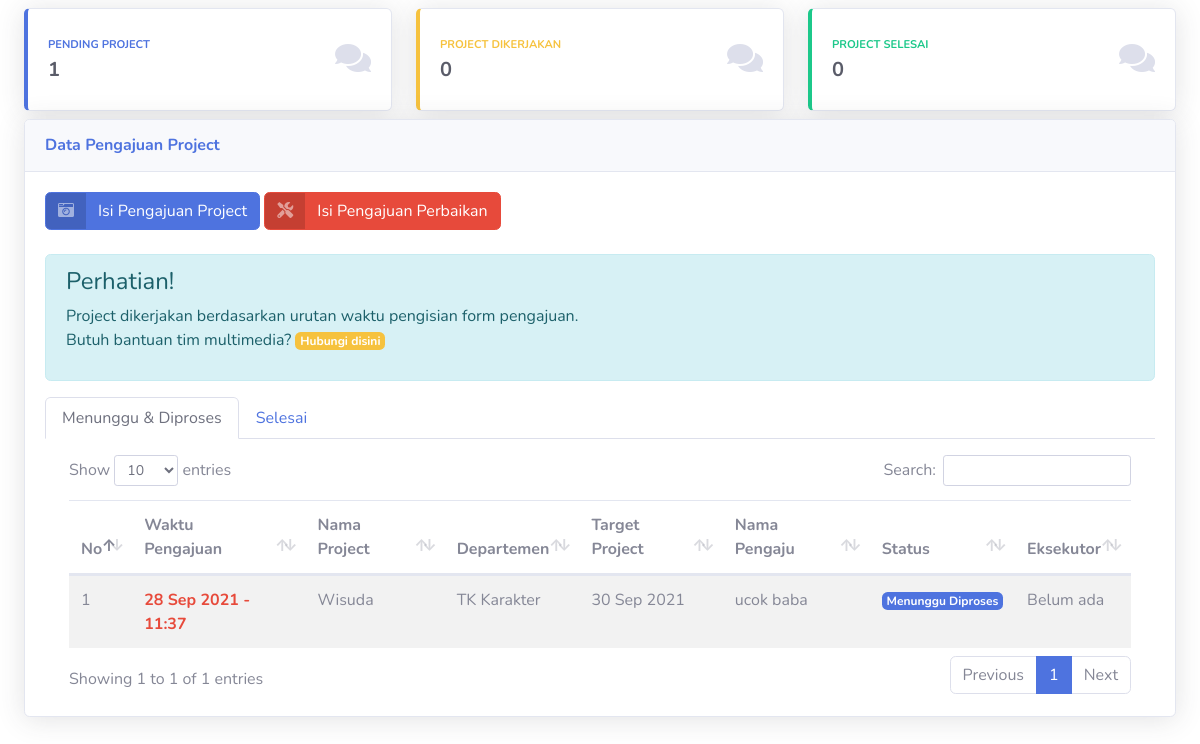
The page / on the database its author committed.
### tables this page shows
CREATE TABLE `pengajuan` (
  `id` int(11) NOT NULL,
  `nama` varchar(120) NOT NULL,
  `id_departemen` int(11) NOT NULL,
  `id_pegawai` int(11) DEFAULT NULL,
  `nama_project` varchar(255) NOT NULL,
  `deskripsi` text NOT NULL,
  `storyboard` text NOT NULL,
  `target_project` datetime NOT NULL,
  `link` text DEFAULT NULL,
  `id_jenis_project` longtext NOT NULL,
  `waktu_pengajuan` datetime NOT NULL,
  `tempat` enum('Cimanggis','Tapos') NOT NULL,
  `status` enum('Menunggu Diproses','Sedang Dikerjakan','Selesai') NOT NULL
);

CREATE TABLE `departemen` (
  `id_departemen` int(11) NOT NULL,
  `nama_departemen` varchar(255) NOT NULL
);

CREATE TABLE `pegawai` (
  `id_pegawai` int(11) NOT NULL,
  `nama_pegawai` varchar(250) NOT NULL,
  `no_telp` varchar(20) NOT NULL,
  `foto` text DEFAULT NULL
);

### application/controllers/Home.php (called while the page is built, shortened)
<?php
class Home extends CI_Controller
{
	public function __construct()
	{
		$this->load->library('form_validation');
		$this->load->model('pengajuan_model', 'pengajuan');
	}
	public function index()
	{
		$data = array(
			'title' => "Multimedia",
			'departemen' => $this->db->get('departemen')->result_array(),
			'jenis_project' => $this->db->get('project')->result_array(),
		);
		$menunggu = $this->db->query("SELECT * FROM `pengajuan` JOIN `departemen`
                  ON `pengajuan`.`id_departemen` = `departemen`.`id_departemen` WHERE `pengajuan`.`status` = 'Menunggu Diproses'
                ");
		$diproses = $this->db->query("SELECT * FROM `pengajuan` JOIN `departemen`
                  ON `pengajuan`.`id_departemen` = `departemen`.`id_departemen` WHERE `pengajuan`.`status` = 'Sedang Dikerjakan'
                ");
		$selesai = $this->db->query("SELECT * FROM `pengajuan` JOIN `departemen`
                  ON `pengajuan`.`id_departemen` = `departemen`.`id_departemen` WHERE `pengajuan`.`status` = 'Selesai'
                ");
		$data['statusMenunggu'] = $menunggu->num_rows();
		$data['statusDikerjakan'] = $diproses->num_rows();
		$data['statusSelesai'] = $selesai->num_rows();
		$data['pengajuan'] = $this->pengajuan->getPengajuan();
		$data['pengajuan_selesai'] = $this->pengajuan->getPengajuanSelesai();
		$data['kontak'] = $this->pengajuan->getKontak();
		$this->load->view('templates/auth_header', $data);
		$this->load->view('index', $data);
		$this->load->view('templates/auth_footer', $data);
	}
}

### index.php (called while the page is built, shortened)
<?php
require_once BASEPATH.'core/CodeIgniter.php';

### application/models/pengajuan_model.php (called while the page is built, shortened)
<?php
class Pengajuan_model extends CI_Model
{
    public function getPengajuan()
    {
        $query = "SELECT * FROM `pengajuan` JOIN `departemen`
                  ON `pengajuan`.`id_departemen` = `departemen`.`id_departemen`
                  JOIN `pegawai` ON `pengajuan`.`id_pegawai` = `pegawai`.`id_pegawai` WHERE `pengajuan`. `status` != 'Selesai' ORDER BY `waktu_pengajuan` ASC
                ";
        return $this->db->query($query)->result_array();
    }
}

### application/views/index.php (the view, shortened to what this page needs)
<body class="">
    <div class="container-fluid" id="container">
        <div class="row mt-2">
            <div class="col-xl-4 col-md-6 mb-2 card-status">
                <div class="card border-left-primary shadow h-100 py-2" id="card-menunggu">
                    <div class="card-body">
                        <div class="row no-gutters align-items-center">
                            <div class="col mr-2">
                                <div class="text-xs font-weight-bold text-primary text-uppercase mb-1">
                                    Pending Project</div>
                                <div class="h5 mb-0 font-weight-bold text-gray-800"><?= $statusMenunggu ?></div>
                            </div>
                            <div class="col-auto icon">
                                <i class="fas fa-comments fa-2x text-gray-300"></i>
                            </div>
                        </div>
                    </div>
                </div>
            </div>
            <div class="col-xl-4 col-md-6 mb-2 card-status">
                <div class="card border-left-warning shadow h-100 py-2" id="card-dikerjakan">
                    <div class="card-body">
                        <div class="row no-gutters align-items-center">
                            <div class="col mr-2">
                                <div class="text-xs font-weight-bold text-warning text-uppercase mb-1">
                                    Project Dikerjakan</div>
                                <div class="h5 mb-0 font-weight-bold text-gray-800"><?= $statusDikerjakan ?></div>
                            </div>
                            <div class="col-auto icon">
                                <i class="fas fa-comments fa-2x text-gray-300"></i>
                            </div>
                        </div>
                    </div>
                </div>
            </div>
            <div class="col-xl-4 col-md-6 mb-2 card-status">
                <div class="card border-left-success shadow h-100 py-2" id="card-selesai">
                    <div class="card-body">
                        <div class="row no-gutters align-items-center">
                            <div class="col mr-2">
                                <div class="text-xs font-weight-bold text-success text-uppercase mb-1">
                                    Project Selesai</div>
                                <div class="h5 mb-0 font-weight-bold text-gray-800"><?= $statusSelesai ?></div>
                            </div>
                            <div class="col-auto icon">
                                <i class="fas fa-comments fa-2x text-gray-300"></i>
                            </div>
                        </div>
                    </div>
                </div>
            </div>
        </div>
        <div class="card shadow mb-4">
            <div class="card-header py-3">
                <h6 class="m-0 font-weight-bold text-primary">Data Pengajuan Project</h6>
            </div>
            <div class="card-body">
                <a href="<?= base_url('home/project'); ?>" class="btn btn-primary btn-icon-split mb-4" id="btn-pengajuan">
                    <span class="icon text-white-50">
                        <i class="fas fa-camera-retro"></i>
                    </span>
                    <span class="text">Isi Pengajuan Project</span>
                </a>
                <a href="<?= base_url('maintenance'); ?>" class="btn btn-danger btn-icon-split mb-4" id="btn-perbaikan">
                    <span class="icon text-white-50">
                        <i class="fas fa-tools"></i>
                    </span>
                    <span class="text">Isi Pengajuan Perbaikan</span>
                </a>
                <div class="alert alert-info" role="alert" id="perhatian">
                    <h4 class="alert-heading">Perhatian!</h4>
                    <p>Project dikerjakan berdasarkan urutan waktu pengisian form pengajuan. <br>Butuh bantuan tim multimedia? <button class="badge badge-warning" style="border:none" data-toggle="modal" data-target="#kontakModal">Hubungi disini</button></p>
                </div>
                <ul class="nav nav-tabs mb-3" id="myTab" role="tablist">
                    <li class="nav-item" role="presentation">
                        <a class="nav-link active" id="home-tab" data-toggle="tab" href="#home" role="tab" aria-controls="home" aria-selected="true">Menunggu & Diproses</a>
                    </li>
                    <li class="nav-item" role="presentation">
                        <a class="nav-link" id="profile-tab" data-toggle="tab" href="#profile" role="tab" aria-controls="profile" aria-selected="false">Selesai</a>
                    </li>
                </ul>
                <div class="tab-content" id="myTabContent">
                    <div class="tab-pane fade show active" id="home" role="tabpanel" aria-labelledby="home-tab">
                        <div class="table-responsive" id="tabel-pengajuan">
                            <table class="table table-striped pengajuan" id="pengajuan" width="100%" cellspacing="0">
                                <thead>
                                    <tr>
                                        <th scope="col">No</th>
                                        <th scope="col">Waktu Pengajuan</th>
                                        <th scope="col">Nama Project</th>
                                        <th scope="col">Departemen</th>
                                        <th scope="col">Target Project</th>
                                        <th scope="col">Nama Pengaju</th>
                                        <th scope="col">Status</th>
                                        <th scope="col">Eksekutor</th>
                                    </tr>
                                </thead>
                                <tbody>
                                    <?php $no = 1; ?>
                                    <?php foreach ($pengajuan as $row) : ?>
                                        <tr>
                                            <td data-label="No"><?= $no++ ?></td>
                                            <td data-label="Waktu Pengajuan"><b class="text-danger">
                                                    <?= DateTime::createFromFormat('Y-m-d H:i:s', $row['waktu_pengajuan'])->format('d M Y - H:i') ?>
                                                </b></td>
                                            <td data-label="Nama Project"><?= $row['nama_project'] ?></td>
                                            <td data-label="Departemen"><?= $row['nama_departemen'] ?></td>
                                            <td data-label="Target">
                                                <?= DateTime::createFromFormat('Y-m-d H:i:s', $row['target_project'])->format('d M Y') ?>
                                            </td>
                                            <td data-label="Nama"><?= $row['nama'] ?></td>
                                            <td data-label="Status">
                                                <p class="<?php
                                                            if ($row['status'] == 'Menunggu Diproses') {
                                                                echo 'badge badge-primary mb-0';
                                                            } else if ($row['status'] == 'Sedang Dikerjakan') {
                                                                echo 'badge badge-warning mb-0';
                                                            } else {
                                                                echo 'badge badge-success mb-0';
                                                            }
                                                            ?>" id="warna_status"><?= $row['status'] ?></p>
                                            </td>
                                            <td data-label="Eksekusi"><?= $row['nama_pegawai'] ?></td>
                                        </tr>
                                    <?php endforeach ?>
                                </tbody>
                            </table>
                        </div>
                    </div>
                </div>
            </div>
        </div>
    </div>

### rows shown on the page
pengajuan: waktu_pengajuan "28 Sep 2021 - 11:37", nama_project "Wisuda", id_departemen.nama_departemen "TK Karakter", target_project "30 Sep 2021", nama "ucok baba", status "Menunggu Diproses", id_pegawai.nama_pegawai "Belum ada"

### other values the page prints
$statusMenunggu "1"
$statusDikerjakan "0"
$statusSelesai "0"
